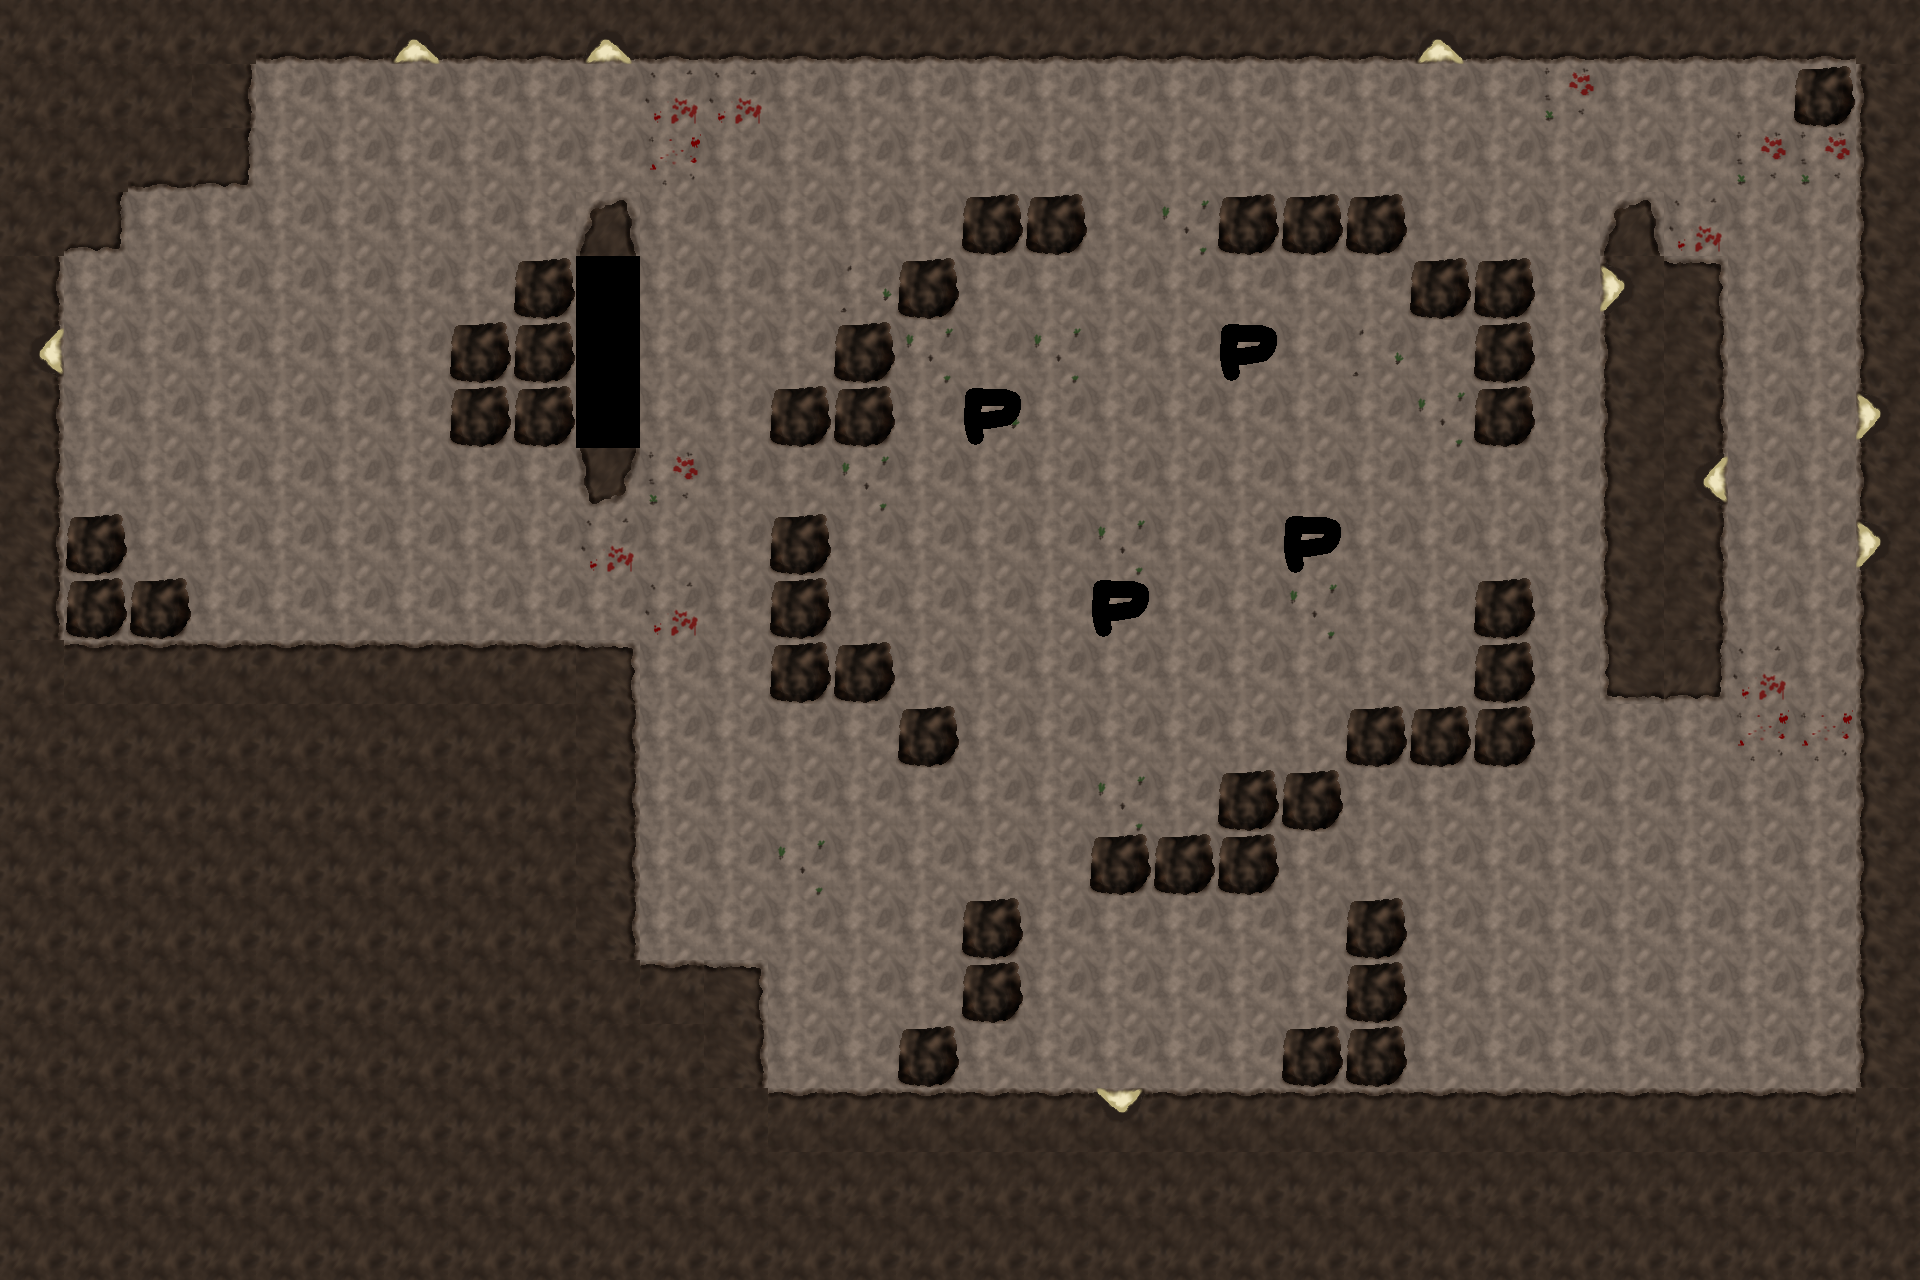

Rendered tile map (Tiled .tmx) drawn with the repository's tilesets; below, a short description and the map source with its tile grids summarised:
An orthogonal 30x20 tile map with 64x64 px tiles, 2 tile layers (layer1, penguinspawns).

<map version="1.0" orientation="orthogonal" renderorder="right-down" width="30" height="20" tilewidth="64" tileheight="64" nextobjectid="1">
 <tileset firstgid="1" name="base" tilewidth="64" tileheight="64">
  <image source="../img/tileset/tileset.png" width="640" height="640" />
  <tile id="0">
   <properties>
    <property name="solid" value="false" />
   </properties>
  </tile>
  <tile id="1">
   <properties>
    <property name="solid" value="true" />
   </properties>
  </tile>
  <tile id="2">
   <properties>
    <property name="solid" value="true" />
   </properties>
  </tile>
  <tile id="3">
   <properties>
    <property name="solid" value="true" />
   </properties>
  </tile>
  <tile id="4">
   <properties>
    <property name="solid" value="true" />
   </properties>
  </tile>
  <tile id="5">
   <properties>
    <property name="solid" value="true" />
   </properties>
  </tile>
  <tile id="6">
   <properties>
    <property name="solid" value="true" />
   </properties>
  </tile>
  <tile id="7">
   <properties>
    <property name="solid" value="true" />
   </properties>
  </tile>
  <tile id="8">
   <properties>
    <property name="solid" value="true" />
   </properties>
  </tile>
  <tile id="9">
   <properties>
    <property name="solid" value="true" />
   </properties>
  </tile>
  <tile id="10">
   <properties>
    <property name="solid" value="false" />
   </properties>
  </tile>
  <tile id="11">
   <properties>
    <property name="solid" value="false" />
   </properties>
  </tile>
  <tile id="12">
   <properties>
    <property name="solid" value="false" />
   </properties>
  </tile>
  <tile id="13">
   <properties>
    <property name="solid" value="false" />
   </properties>
  </tile>
  <tile id="14">
   <properties>
    <property name="solid" value="false" />
   </properties>
  </tile>
  <tile id="15">
   <properties>
    <property name="solid" value="false" />
   </properties>
  </tile>
  <tile id="16">
   <properties>
    <property name="solid" value="false" />
   </properties>
  </tile>
  <tile id="17">
   <properties>
    <property name="solid" value="true" />
   </properties>
  </tile>
  <tile id="18">
   <properties>
    <property name="solid" value="true" />
   </properties>
  </tile>
  <tile id="19">
   <properties>
    <property name="solid" value="true" />
   </properties>
  </tile>
  <tile id="27">
   <properties>
    <property name="solid" value="true" />
   </properties>
  </tile>
  <tile id="28">
   <properties>
    <property name="solid" value="true" />
   </properties>
  </tile>
  <tile id="29">
   <properties>
    <property name="penguinSpawn" value="here" />
   </properties>
  </tile>
  <tile id="36">
   <properties>
    <property name="solid" value="true" />
   </properties>
  </tile>
  <tile id="37">
   <properties>
    <property name="solid" value="true" />
   </properties>
  </tile>
 </tileset>
 <layer name="layer1" width="30" height="20">
  <data>[600 cells, 600 non-empty, 22 distinct tile ids]</data>
 </layer>
 <layer name="penguinspawns" width="30" height="20">
  <data>[600 cells, 8 non-empty, 2 distinct tile ids]</data>
 </layer>
</map>